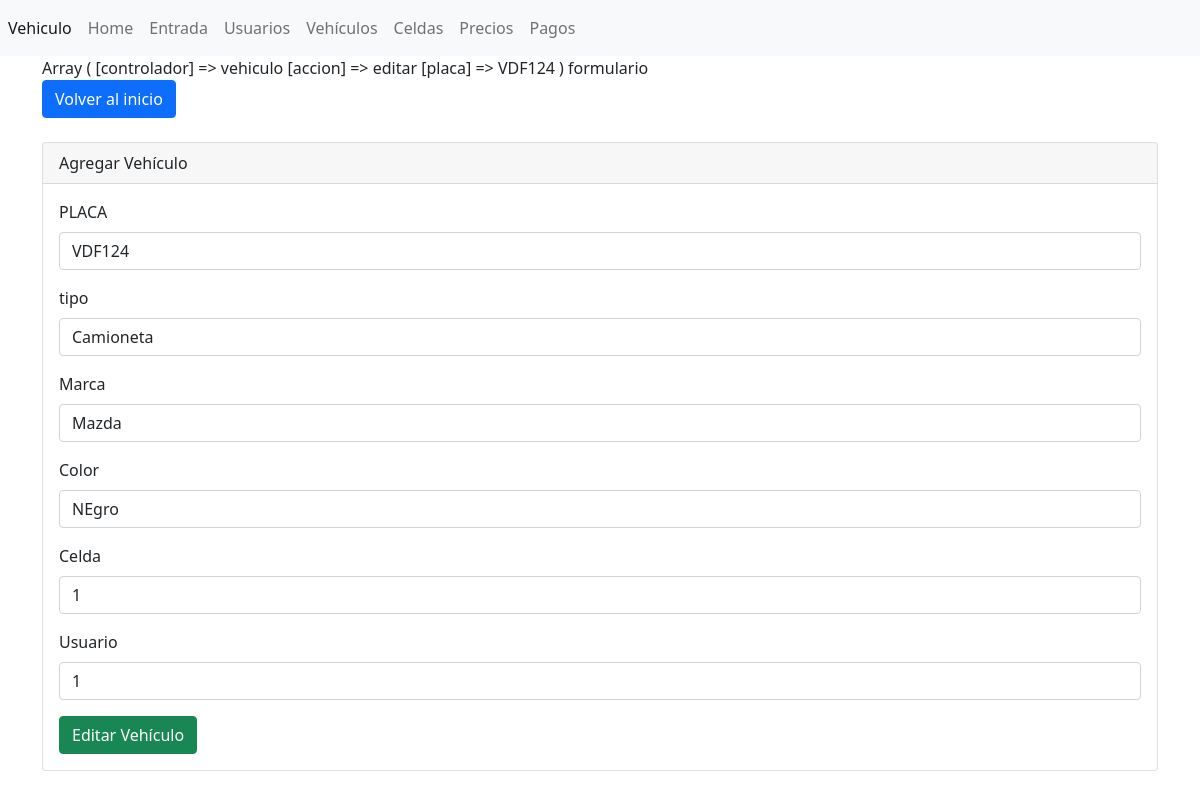
Page /parqueadero/parqueadero/index.php?controlador=vehiculo&accion=editar&placa=VDF124 on the committed database.
### tables this page shows
CREATE TABLE `vehiculo` (
  `placa` varchar(6) NOT NULL,
  `tipo` varchar(15) NOT NULL,
  `marca` varchar(15) NOT NULL,
  `color` varchar(12) NOT NULL,
  `id_celda` int(11) NOT NULL,
  `id_usuarios` int(11) NOT NULL
);

### parqueadero/parqueadero/Controllers/VehiculoController.php (called while the page is built, shortened)
<?php
include_once("Models/vehiculo.php");
    class VehiculoController{
        public function editar(){
            print_r($_GET);
            $placa=$_GET['placa'];
            $vehiculo=(Vehiculo::buscar($placa));
            include_once("Views/vehiculo/editar.php");
        }
    }
?>

### parqueadero/parqueadero/index.php (called while the page is built, shortened)
<?php
    require("Views/plantilla.php");
?>

### parqueadero/parqueadero/Models/vehiculo.php (called while the page is built, shortened)
<?php
class Vehiculo{
    public function __construct($placa,$tipo,$marca,$color,$celda,$usuarios){
        $this->placa=$placa;
        $this->tipo=$tipo;
        $this->marca=$marca;
        $this->color=$color;
        $this->celda=$celda;
        $this->usuarios=$usuarios;
    }
    public static function buscar($placa){
        $conexionDB=DB::crearInstancia();
        $sql= $conexionDB->prepare("SELECT * FROM vehiculo WHERE placa=?");
        $sql->execute(array($placa));
        $vehiculo=$sql->fetch();
        return new Vehiculo($vehiculo['placa'],$vehiculo['tipo'],$vehiculo['marca'],$vehiculo['color'],$vehiculo['id_celda'],$vehiculo['id_usuarios']);
    }
}
?>

### parqueadero/parqueadero/Views/Vehiculo/editar.php (the view)
formulario
<br>
<a name="" id="" class="btn btn-primary" href="?controlador=vehiculo&accion=inicio">Volver al inicio</a>
<br><br>
<div class="card">
    <div class="card-header">
        Agregar Vehículo
    </div>
    <div class="card-body">
        <form action="" method="post">
        <div class="mb-3">
            <label for="placa" class="form-label">PLACA</label>
            <input type="text"
            class="form-control" value="<?php echo $vehiculo->placa; ?>" name="placa" id="placa" aria-describedby="helpId" placeholder="Placa">
            </div>
        <div class="mb-3">
            <label for="tipo" class="form-label">tipo</label>
            <input type="text" class="form-control" value="<?php echo $vehiculo->tipo; ?>" name="tipo" aria-describedby="helpId" placeholder="Tipo">
            </div>
        <div class="mb-3">
                <label for="marca" class="form-label">Marca</label>
                <input type="text" class="form-control" value="<?php echo $vehiculo->marca; ?>" name="marca" aria-describedby="helpId" placeholder="Marca" >
            </div>
        <div class="mb-3">
                <label for="color" class="form-label">Color</label>
                <input type="text" class="form-control" value="<?php echo $vehiculo->color; ?>" name="color" aria-describedby="helpId" placeholder="color">
            </div>
        <div class="mb-3">
                <label for="celda" class="form-label">Celda</label>
                <input type="text" class="form-control" value="<?php echo $vehiculo->celda; ?>" name="celda" aria-describedby="helpId" placeholder="celda">
            </div>
        <div class="mb-3">
                <label for="id_usuarios" class="form-label">Usuario</label>
                <input type="text" class="form-control" value="<?php echo $vehiculo->usuarios; ?>" name="id_usuarios" aria-describedby="helpId" placeholder="usuario">
            </div>
            <input name="" id="" class="btn btn-success" type="submit" value="Editar Vehículo">
        </form>
    </div>
</div>

### rows in the picture
vehiculo: placa "VDF124", tipo "Camioneta", marca "Mazda", color "NEgro", celda "1", id_usuarios "1"
